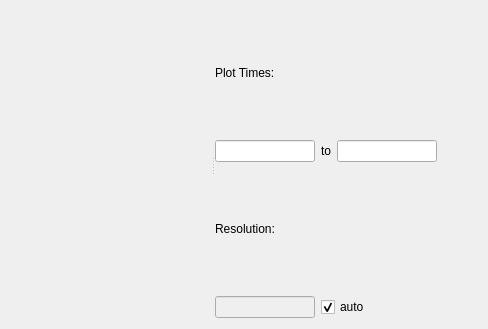
<?xml version="1.0" encoding="UTF-8"?>
<ui version="4.0">
 <class>Form</class>
 <widget class="QWidget" name="Form">
  <property name="geometry">
   <rect>
    <x>0</x>
    <y>0</y>
    <width>488</width>
    <height>329</height>
   </rect>
  </property>
  <property name="minimumSize">
   <size>
    <width>0</width>
    <height>0</height>
   </size>
  </property>
  <property name="windowTitle">
   <string>Form</string>
  </property>
  <property name="layoutDirection">
   <enum>Qt::LeftToRight</enum>
  </property>
  <layout class="QHBoxLayout" name="horizontalLayout">
   <item>
    <widget class="QSplitter" name="splitter">
     <property name="sizePolicy">
      <sizepolicy hsizetype="Preferred" vsizetype="Preferred">
       <horstretch>0</horstretch>
       <verstretch>0</verstretch>
      </sizepolicy>
     </property>
     <property name="layoutDirection">
      <enum>Qt::LeftToRight</enum>
     </property>
     <property name="orientation">
      <enum>Qt::Horizontal</enum>
     </property>
     <widget class="QWidget" name="data_widget" native="true">
      <property name="sizePolicy">
       <sizepolicy hsizetype="Preferred" vsizetype="Preferred">
        <horstretch>200</horstretch>
        <verstretch>0</verstretch>
       </sizepolicy>
      </property>
      <property name="minimumSize">
       <size>
        <width>200</width>
        <height>0</height>
       </size>
      </property>
      <property name="baseSize">
       <size>
        <width>0</width>
        <height>0</height>
       </size>
      </property>
      <layout class="QHBoxLayout" name="horizontalLayout_4">
       <item>
        <layout class="QHBoxLayout" name="data_plot_layout"/>
       </item>
      </layout>
     </widget>
     <widget class="QWidget" name="tree_widget" native="true">
      <property name="sizePolicy">
       <sizepolicy hsizetype="Preferred" vsizetype="Preferred">
        <horstretch>0</horstretch>
        <verstretch>0</verstretch>
       </sizepolicy>
      </property>
      <property name="minimumSize">
       <size>
        <width>0</width>
        <height>0</height>
       </size>
      </property>
      <layout class="QVBoxLayout" name="verticalLayout">
       <item>
        <layout class="QHBoxLayout" name="plot_toolbar_layout"/>
       </item>
       <item>
        <layout class="QHBoxLayout" name="data_tree_layout"/>
       </item>
       <item>
        <layout class="QHBoxLayout" name="horizontalLayout_2">
         <item>
          <widget class="QLabel" name="label">
           <property name="text">
            <string>Plot Times:</string>
           </property>
          </widget>
         </item>
        </layout>
       </item>
       <item>
        <layout class="QHBoxLayout" name="times_layout">
         <item>
          <widget class="QLineEdit" name="start_time">
           <property name="sizePolicy">
            <sizepolicy hsizetype="Expanding" vsizetype="Fixed">
             <horstretch>0</horstretch>
             <verstretch>0</verstretch>
            </sizepolicy>
           </property>
           <property name="maximumSize">
            <size>
             <width>100</width>
             <height>16777215</height>
            </size>
           </property>
           <property name="text">
            <string/>
           </property>
           <property name="maxLength">
            <number>100</number>
           </property>
           <property name="frame">
            <bool>true</bool>
           </property>
          </widget>
         </item>
         <item>
          <widget class="QLabel" name="label_2">
           <property name="text">
            <string>to</string>
           </property>
          </widget>
         </item>
         <item>
          <widget class="QLineEdit" name="end_time">
           <property name="sizePolicy">
            <sizepolicy hsizetype="Expanding" vsizetype="Fixed">
             <horstretch>0</horstretch>
             <verstretch>0</verstretch>
            </sizepolicy>
           </property>
           <property name="maximumSize">
            <size>
             <width>100</width>
             <height>16777215</height>
            </size>
           </property>
           <property name="text">
            <string/>
           </property>
           <property name="maxLength">
            <number>100</number>
           </property>
           <property name="frame">
            <bool>true</bool>
           </property>
          </widget>
         </item>
         <item>
          <spacer name="horizontalSpacer">
           <property name="orientation">
            <enum>Qt::Horizontal</enum>
           </property>
           <property name="sizeHint" stdset="0">
            <size>
             <width>40</width>
             <height>20</height>
            </size>
           </property>
          </spacer>
         </item>
        </layout>
       </item>
       <item>
        <layout class="QHBoxLayout" name="label2_layout">
         <item>
          <widget class="QLabel" name="label2">
           <property name="text">
            <string>Resolution:</string>
           </property>
          </widget>
         </item>
        </layout>
       </item>
       <item>
        <layout class="QHBoxLayout" name="resolution_layout">
         <item>
          <widget class="QLineEdit" name="resolution">
           <property name="enabled">
            <bool>false</bool>
           </property>
           <property name="sizePolicy">
            <sizepolicy hsizetype="Expanding" vsizetype="Fixed">
             <horstretch>0</horstretch>
             <verstretch>0</verstretch>
            </sizepolicy>
           </property>
           <property name="maximumSize">
            <size>
             <width>100</width>
             <height>16777215</height>
            </size>
           </property>
           <property name="text">
            <string/>
           </property>
           <property name="maxLength">
            <number>100</number>
           </property>
           <property name="frame">
            <bool>true</bool>
           </property>
          </widget>
         </item>
         <item>
          <widget class="QCheckBox" name="auto_res">
           <property name="text">
            <string>auto</string>
           </property>
           <property name="checkable">
            <bool>true</bool>
           </property>
           <property name="checked">
            <bool>true</bool>
           </property>
          </widget>
         </item>
         <item>
          <spacer name="horizontalSpacer_2">
           <property name="orientation">
            <enum>Qt::Horizontal</enum>
           </property>
           <property name="sizeHint" stdset="0">
            <size>
             <width>40</width>
             <height>20</height>
            </size>
           </property>
          </spacer>
         </item>
        </layout>
       </item>
      </layout>
     </widget>
    </widget>
   </item>
  </layout>
 </widget>
 <resources/>
 <connections/>
</ui>
